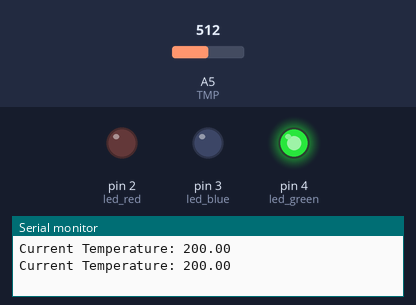
Bench run of a sketch on a simulated Arduino Uno, built with avr-gcc and run on an emulated ATmega328P. On the bench: output pins drawn as LEDs (lit = HIGH), the last lines printed to the serial monitor. The test bench sets the inputs (shaded band); at power-on: A5 (TMP) = 512.

Above: at 6.8 s.
6.9 s: A5 (TMP) set to 122
At 13.0 s:
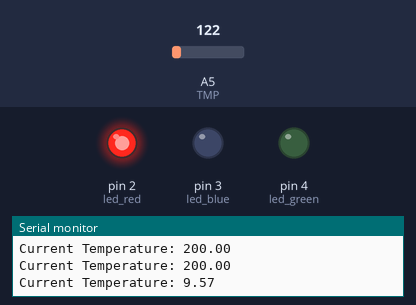
18.8 s: A5 (TMP) set to 146
25.5 s: A5 (TMP) set to 164
At 31.5 s:
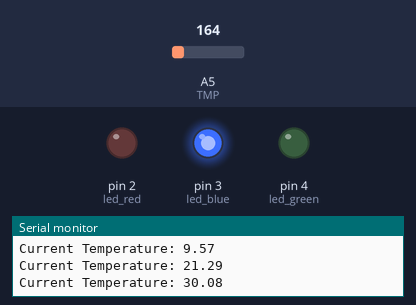
37.4 s: A5 (TMP) set to 36
At 41.5 s:
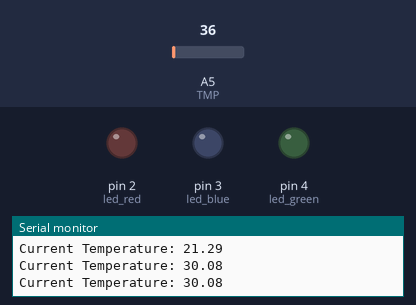
Timing chart, 0 to 49.6 s (numbered marks = the images above; inputs shaded):
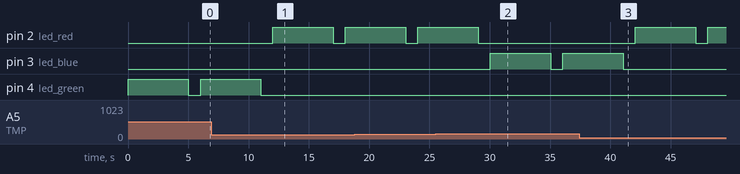

Measured:
- the behaviour switches between 153 and 154 on A5 (TMP) (found by bisection; images 1 and 2)
- after the input at 6.9 s, pin 2 (led_red): LOW → HIGH after 5.1 s, → LOW 5.0 s later, → HIGH 1.0 s later; pin 4 (led_green): goes on until 11.0 s, then stays LOW
- after the input at 25.5 s, pin 2 (led_red): goes on until 29.0 s, then stays LOW; pin 3 (led_blue): LOW → HIGH after 4.6 s, → LOW 5.0 s later, → HIGH 1.0 s later
- after the input at 37.4 s, pin 2 (led_red): LOW → HIGH after 4.7 s, → LOW 5.0 s later, → HIGH 1.0 s later; pin 3 (led_blue): goes on until 41.1 s, then stays LOW

The sketch:

Temperature_Sensor.ino
```cpp
int TMP = A5;
const int led_red = 2;
const int led_blue = 3;
const int led_green = 4;

void setup()
{
  pinMode(TMP, INPUT);
  pinMode(led_red, OUTPUT);
  pinMode(led_blue, OUTPUT);
  pinMode(led_green, OUTPUT);
  Serial.begin(9600);
}

void loop()
{
  float sensorInput = analogRead(TMP);

  float temp = sensorInput / 1024;
  temp = temp * 5;
  temp = temp - 0.5;
  temp = temp * 100;

  Serial.print("Current Temperature: ");
  Serial.println(temp);

  if (temp < 25) {
    digitalWrite(led_red, HIGH);
    delay(5000);
    digitalWrite(led_red, LOW);
    delay(10);
  }

  else if (temp < 45){
    digitalWrite(led_blue, HIGH);
    delay(5000);
    digitalWrite(led_blue, LOW);
    delay(10);
  }

  else if (temp > 46){
    digitalWrite(led_green, HIGH);
    delay(5000);
    digitalWrite(led_green, LOW);
    delay(10);
  }

  delay(1000);
}
```
